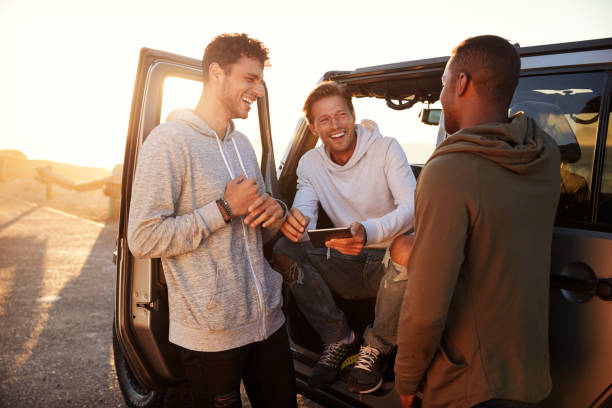
#> input picture Open_CV/people.jpg, 612 x 408 px, found by its file name
$ jupyter execute eye_detection.ipynb
#> lines starting #> are read from the running program, lines starting #| are printed output that depends on the picture; after the words box and inside, x2 and y2 are one past the last pixel; in counts of white or black regions, pixels touching at a corner belong together
[cell 1]
import cv2

[cell 2]
from google.colab import drive
drive.mount('/content/drive')

[cell 3]
img_path='/content/drive/MyDrive/AI course/Computer_Vesion/Open_CV/people.jpg'
img=cv2.imread(img_path)
#> img is the input picture: shape (408, 612, 3); mean B, G, R 108.7, 121.7, 142.5

[cell 4]
gray_img=cv2.cvtColor(img,cv2.COLOR_BGR2GRAY)
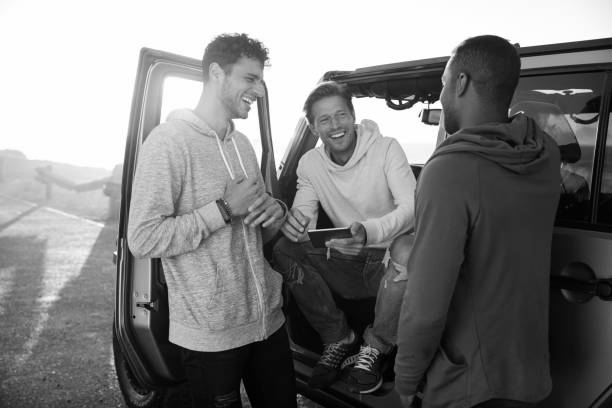
#> gray_img: shape (408, 612); min 0, max 255, mean 126.4

[cell 5]
eye_classifier=cv2.CascadeClassifier(
    cv2.data.haarcascades + 'haarcascade_smile.xml'
    )

[cell 6]
eye=eye_classifier.detectMultiScale(
    gray_img,scaleFactor=1.1,minNeighbors=5,minSize=(20,20)
    )
#> eye = 26 rows, first 6: [519, 72, 71, 35], [557, 79, 48, 24], [363, 80, 90, 45], [562, 106, 47, 23], [52, 231, 46, 23], [26, 254, 50, 25]
eye
#> Out has the same summary as eye

[cell 7]
import google.colab.patches
from google.colab.patches import cv2_imshow

[cell 8]
for x,y,w,h in eye:
  cv2.rectangle(img,(x,y),(x+w,y+h),(0,255,0),2)
#> this loop made 26 passes
#> (x, y, w, h) on passes 1 to 12: (519, 72, 71, 35), (557, 79, 48, 24), (363, 80, 90, 45), (562, 106, 47, 23), (52, 231, 46, 23), (26, 254, 50, 25), (20, 286, 54, 27), (435, 330, 47, 23), (337, 376, 56, 28), (318, 170, 56, 28), (444, 296, 50, 25), (17, 197, 82, 41)
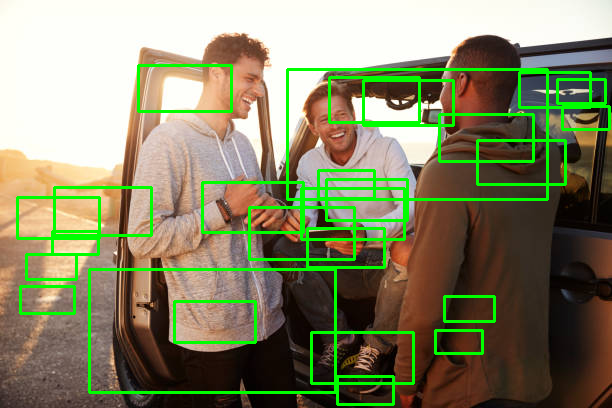
#> img: shape (408, 612, 3); 7.99% of pixels changed, all inside (x1, y1, x2, y2) = (16, 64, 611, 406)

cv2_imshow(img)

$ run again, with Open_CV/WhatsApp Image 2024-04-07 at 00.53.10_ebe8dac0.jpg copied over Open_CV/people.jpg
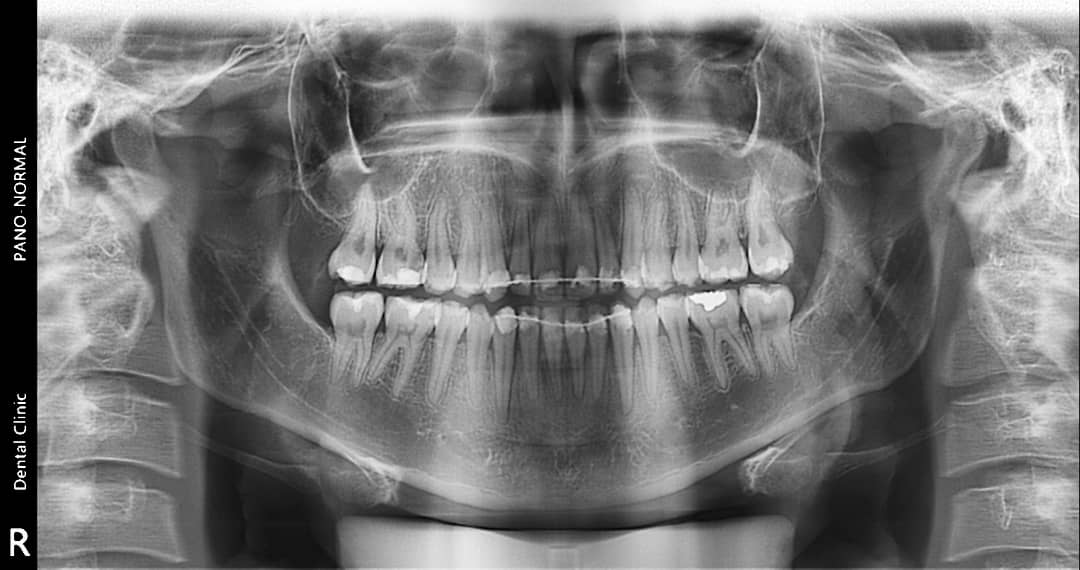
#> input picture Open_CV/WhatsApp Image 2024-04-07 at 00.53.10_ebe8dac0.jpg, 1080 x 570 px, found by its file name
#> img is the input picture: shape (570, 1080, 3); min 0, max 255, mean 119.6
#> eye = 44 rows, first 6: [136, 33, 92, 46], [403, 37, 43, 21], [687, 44, 79, 39], [933, 64, 70, 35], [991, 255, 78, 39], [86, 342, 46, 23]
#> Out has the same summary as eye
#> the loop `for x,y,w,h in eye:` made 44 passes
#> after the loop `for x,y,w,h in eye:`:
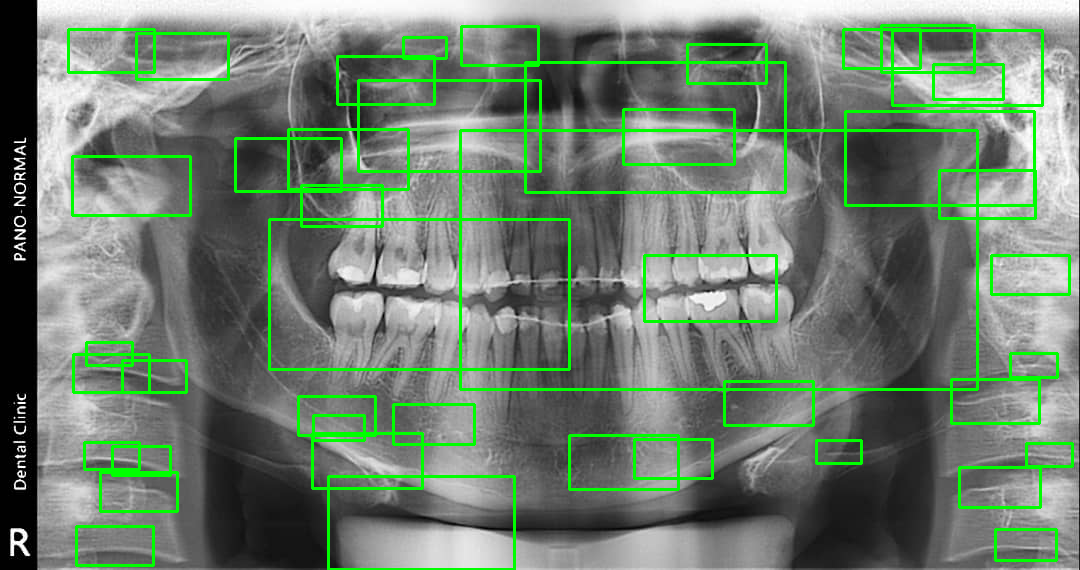
#> img: shape (570, 1080, 3); 6.73% of pixels changed, all inside (x1, y1, x2, y2) = (67, 24, 1074, 570)
